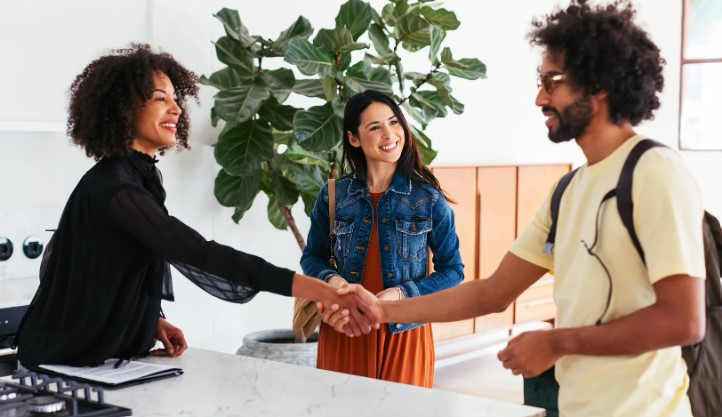
#> input picture proj.jpg, 722 x 417 px
$ python detection.py
#> lines starting #> are read from the running program, lines starting #| are printed output that depends on the picture; after the words box and inside, x2 and y2 are one past the last pixel; in counts of white or black regions, pixels touching at a corner belong together
# import required libraries
import cv2

# Reading the Image
image = cv2.imread('proj.jpg')
#> image is the input picture: shape (417, 722, 3); mean B, G, R 130.9, 140.1, 149.5

# initialize the HOG descriptor
hog = cv2.HOGDescriptor()
hog.setSVMDetector(cv2.HOGDescriptor_getDefaultPeopleDetector())

# detect humans in input image
(humans, _) = hog.detectMultiScale(image, winStride=(10, 10),
padding=(32, 32), scale=1.1)
#> humans = [[585, 93, 125, 250]]

# getting no. of human detected
print('Human Detected : ', len(humans))
#| Human Detected :  1

# loop over all detected humans
for (x, y, w, h) in humans:
   pad_w, pad_h = int(0.15 * w), int(0.01 * h)
   cv2.rectangle(image, (x + pad_w, y + pad_h), (x + w - pad_w, y + h - pad_h), (0, 255, 0), 2)
#> this loop made 1 pass
#> (x, y, w, h, pad_w, pad_h) on pass 1: (585, 93, 125, 250, 18, 2)
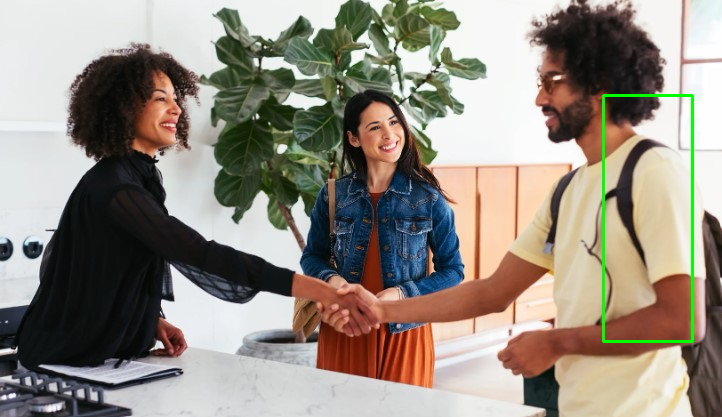
#> image: shape (417, 722, 3); 0.67% of pixels changed, all inside (x1, y1, x2, y2) = (602, 94, 694, 343)

# display the output image
cv2.imshow("Image", image)
cv2.waitKey(0)
cv2.destroyAllWindows()
